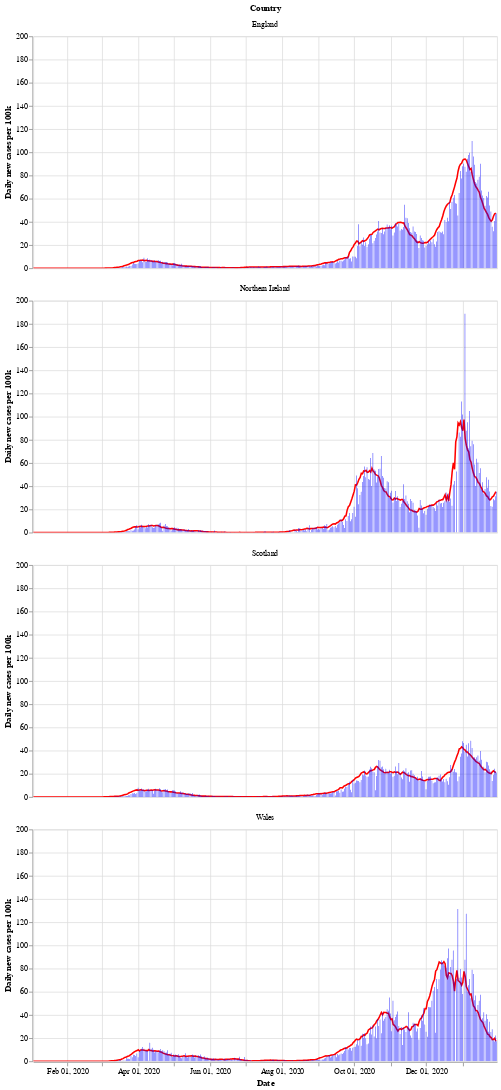

Write notebook code for a chart like this one.
### Markdown cell above
Next is a bar chart of the number of new cases in each country (per 100k population), with the 7 day moving average of cases. Again we see that Wales saw a longer period of raising and falling cases compared to the other countries.

After a period of cases falling, each nation is now seeing a rise in the number of cases - especially in Wales.

### Code cell
# collapse
bars = alt.Chart(uk_cases).mark_bar().encode(
    x=alt.X("yearmonthdate(date):T", axis=alt.Axis(title='Date')),
    y=alt.Y("newCasesRate:Q", axis=alt.Axis(title='Daily new cases per 100k')),
    tooltip='newCasesRate',
    color=alt.condition(
        alt.datum.dailyChange > 0,
        alt.value("orange"),  # The positive color
        alt.value("blue")  # The negative color
    )
).properties(title='New cases per 100k population with rolling 7 day average', width=600).interactive()
line = alt.Chart(uk_cases).mark_line(
    color='red',
    size=2,
).transform_window(
    rolling_mean='mean(newCasesRate)',
    frame=[0, 7],
    groupby=['areaName']
).encode(
    x='yearmonthdate(date):T',
    y='rolling_mean:Q'
)
alt.layer(line, bars, data=uk_cases).facet(alt.Row('areaName', title='Country'), columns=1)

### Figure 1 — Vega-Lite specification as saved in the notebook (floating-point values rounded to 4 significant figures; data arrays with more than 128 entries replaced by an {"elided": "..."} marker saying what was removed)
{"config": {"view": {"continuousWidth": 400, "continuousHeight": 300}}, "data": {"name": "data-edb150992a50bdc83783ba192d92af71"}, "facet": {"type": "nominal", "field": "areaName", "title": "Country"}, "spec": {"layer": [{"mark": {"type": "line", "color": "red", "size": 2}, "encoding": {"x": {"type": "temporal", "field": "date", "timeUnit": "yearmonthdate"}, "y": {"type": "quantitative", "field": "rolling_mean"}}, "transform": [{"window": [{"op": "mean", "field": "newCasesRate", "as": "rolling_mean"}], "frame": [0, 7], "groupby": ["areaName"]}]}, {"mark": "bar", "encoding": {"color": {"condition": {"value": "orange", "test": "(datum.dailyChange > 0)"}, "value": "blue"}, "tooltip": {"type": "quantitative", "field": "newCasesRate"}, "x": {"type": "temporal", "axis": {"title": "Date"}, "field": "date", "timeUnit": "yearmonthdate"}, "y": {"type": "quantitative", "axis": {"title": "Daily new cases per 100k"}, "field": "newCasesRate"}}, "selection": {"selector002": {"type": "interval", "bind": "scales", "encodings": ["x", "y"]}}, "title": "New cases per 100k population with rolling 7 day average", "width": 600}]}, "columns": 1, "$schema": "https://vega.github.io/schema/vega-lite/v4.8.1.json", "datasets": {"data-edb150992a50bdc83783ba192d92af71": {"elided": "1572 records"}}}
